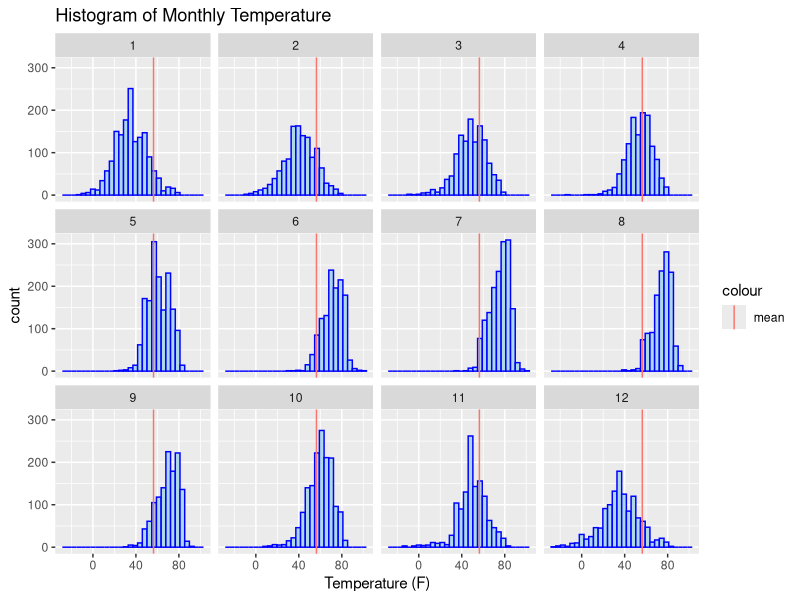
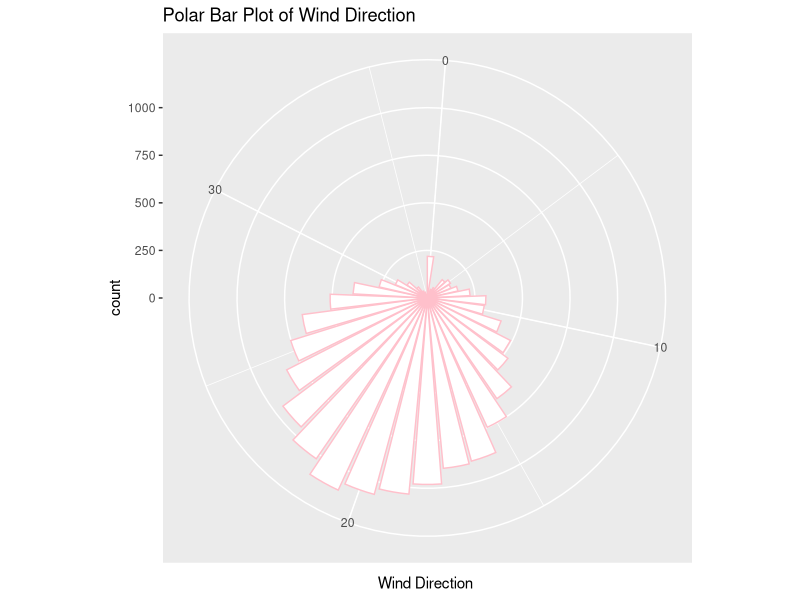

Source code (R) for these figures, in order: (Note: this script raises an error after producing the figures.)

# EDA of Weather Report using R environment :

# importing file :
library(readr)
WR <- read_csv("WeatherReport2016.csv")
View(WR)

#Data exploration :
library(tidyverse)

dim(WR)
glimpse(WR) 
head(WR)
tail(WR)
names(WR)
length(WR)

attach(WR)
class(Date.Full)
length(Date.Full)
unique(Date.Full)



# highest and lowest temp of year :

max.temp <- which(Data.Temperature.Max == (max(Data.Temperature.Max)))
min.temp <- which(Data.Temperature.Min == (min(Data.Temperature.Min)))
print(paste('The Hottest day of year is/are : ',Date.Full[max.temp] ))
print(paste('The Coldest day of year is/are : ',Date.Full[min.temp] ))

# summary of data :
summary(WR)

#Drop year column :
WR <- WR[,-5]
View(WR)

#Change date column type from chr to time :
WR$Date.Full <-  as.Date(WR$Date.Full, format =  "%d-%m-%Y")
str(WR)

#Monthly distribution of average temperature :

library("ggplot2")

ggplot(data = WR, mapping = aes(x = Data.Temperature.Avg )) + 
  geom_histogram(fill = 'lightblue', col = 'blue') +
  labs(title = 'Histogram of Monthly Temperature',x = 'Temperature (F)') +
  geom_vline(aes(xintercept = mean(Data.Temperature.Avg,na.rm = TRUE),col = 'mean'), show.legend = TRUE)+
  facet_wrap(~Date.Month)

 
#Polar Bar plot of Wind direction :
ggplot(WR) +
  geom_bar(mapping = aes(x = Data.Wind.Direction),col = 'pink',fill = 'white') +
  coord_polar() +
  labs(title = 'Polar Bar Plot of Wind Direction',x = 'Wind Direction ')


#Correlation Matrix :
de<- WR[-c(2,5,6,7,8,9)]
CM<- cor(de)
View(CM)


library("corrplot") 
corrplot(xx,type = "lower",method = "square",tl.col = "pink",tl.srt = 45)

#To see if there is any relationship of wind speed with temperature :

cor(WR$Data.Wind.Speed, WR$Data.Temperature.Avg) #Negative correlation.

ggplot(data = WR, mapping = aes(x = Data.Temperature.Avg, y = Data.Wind.Speed)) + 
  geom_point(alpha = 0.2)+ stat_smooth(method = "lm") +
  labs(title = 'Scatter Plot of Wind Speed against Average Temperature',
       x = 'Average Temperature ', y = 'Wind Speed')
               # Here we can depict that as the wind speed decreases, the temperature rises.


#Correlation between precipitation and temperature :
ggplot(data = WR, mapping = aes(x = Data.Temperature.Avg, y = Data.Precipitation)) + 
  geom_point(alpha = 0.2)+ stat_smooth(method = "lm") +
  labs(title = 'Scatter Plot of Precipitaion against Average Temperature',
       x = 'Average Temperature ', y = 'Precipitaion')

cor(Data.Temperature.Avg, Data.Precipitation) #Positive correlation.

         # Here we can depict that as the temperature rises, precipitation level increases.
detach(WR)



#The weather report dataset is obtainted from :
# https://corgis-edu.github.io/corgis/csv/weather/

